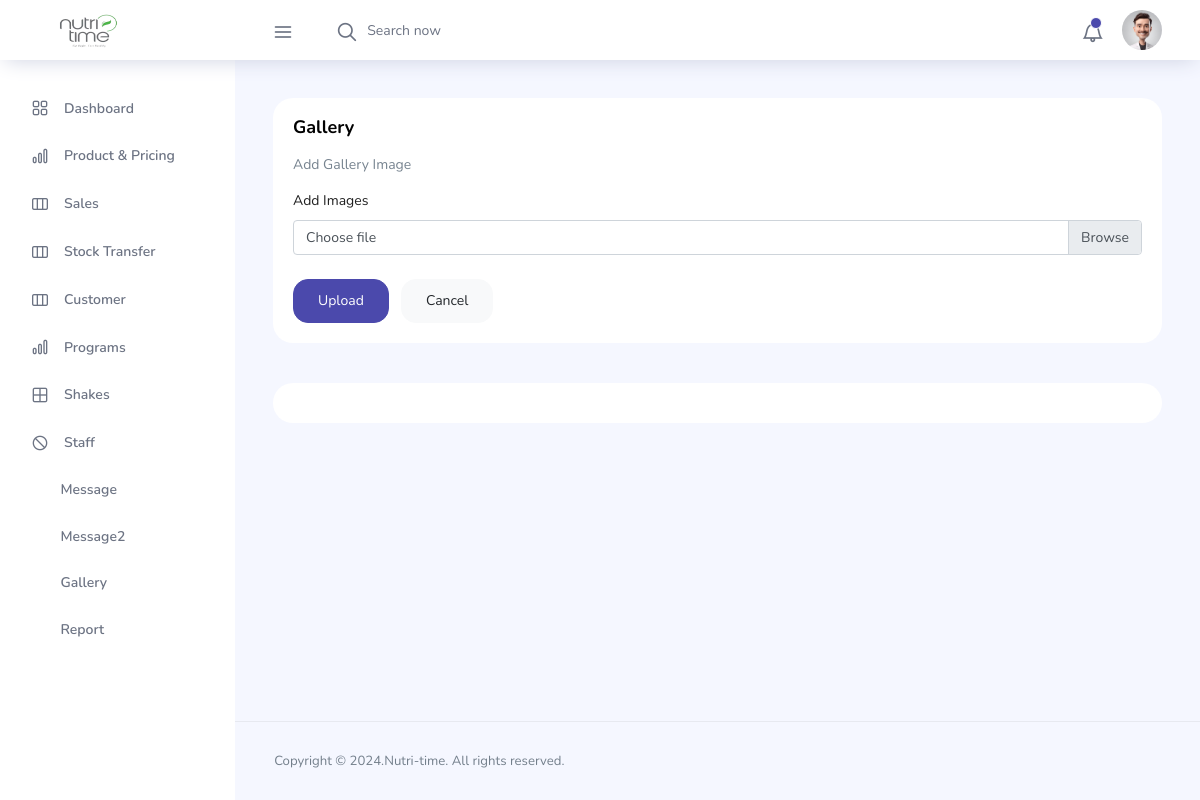
Before: /Admin/pages/admin-gallery.php (signed in) with the older database file.
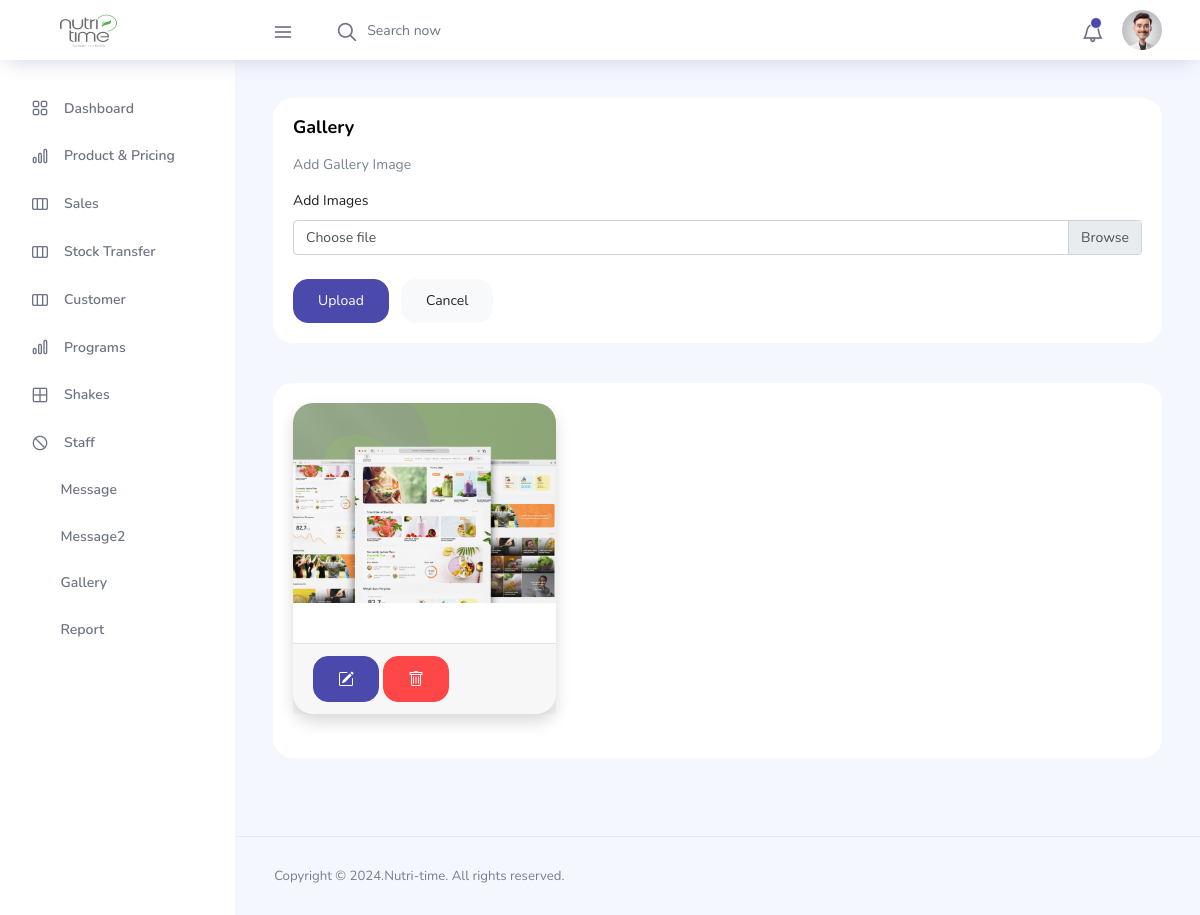
After: the same page with the newer database file.
### tables this page shows
CREATE TABLE `gallery` (
  `gallery_id` int(11) NOT NULL,
  `gallery_dis` varchar(100) NOT NULL,
  `gallery_img` varchar(100) NOT NULL
);

### Admin/pages/admin-gallery.php (the view, shortened to what this page needs)
<?php
 include './connect.php';
 ?>
<!DOCTYPE html>
<html lang="en">
<head>
  <link rel="stylesheet" href="../vendors/feather/feather.css">
  <link rel="stylesheet" href="../vendors/ti-icons/css/themify-icons.css">
  <link rel="stylesheet" href="../vendors/css/vendor.bundle.base.css">
  <link rel="stylesheet" href="../css/vertical-layout-light/style.css">
</head>
<body>
  <div class="container-scroller">
    <?php
     include './topbar.php';
     ?>
    <div class="main-panel">
      <div class="content-wrapper">
        <div class="row">
          <div class="col-12 grid-margin stretch-card">
            <div class="card">
              <div class="card-body">
                <h4 class="card-title">Gallery</h4>
                <p class="card-description">Add Gallery Image</p>
                <form class="forms-sample" method="post" enctype="multipart/form-data">
                  <div class="form-group">
                    <label for="exampleTextarea1">Add Images</label>
                    <div class="input-group mb-3">
                      <label class="input-group-text custom-file-label" for="inputGroupFile01">Choose file</label>
                    </div>
                  </div>
                  <button type="submit" class="btn btn-primary mr-2" name="submitg">Upload</button>
                  <a href="./admin-gallery.php" class="btn btn-light">Cancel</a>
                </form>
              </div>
            </div>
          </div>
        </div>
        <div class="row">
          <div class="col-12 grid-margin stretch-card">
            <div class="card">
              <div class="card-body">
                <div class="row row-cols-1 row-cols-md-3">
                  <?php
                   $sql = mysqli_query($conn, "SELECT * FROM gallery ORDER BY gallery_id ");
                   while ($row = mysqli_fetch_assoc($sql)) {
                     $gall_id = $row['gallery_id'];
                     $gall_img = $row['gallery_img'];
                   ?>
                    <div class="col mb-4">
                      <div class="card shadow h-100 d-flex flex-column">
                        <img src="../images/gallery/<?php echo $gall_img; ?>" class="card-img-top" style="height: 200px; object-fit: cover; border-radius: 20px 20px 0px 0px" alt="...">
                        <div class="card-body flex-fill">
                        </div>
                        <div class="mt-auto card-footer">
                          <a href="admin-gallery.php?eid=<?php echo $gall_id; ?>" class="btn btn-primary">
                            <span></span></a>
                          <a href="admin-gallery.php?did=<?php echo $gall_id; ?>" class="btn btn-danger"></a>
                        </div>
                      </div>
                    </div>
                  <?php
                   }
                   ?>
                </div>
              </div>
            </div>
          </div>
        </div>
      </div>
      <footer class="footer">
        <div class="d-sm-flex justify-content-center justify-content-sm-between">
          <span class="text-muted text-center text-sm-left d-block d-sm-inline-block">Copyright © 2024.Nutri-time. All
            rights reserved.</span>
        </div>
      </footer>
    </div>
  </div>
  </div>
</body>
</html>

Changed rows visible on the page:
added gallery: gallery_img (picture)
